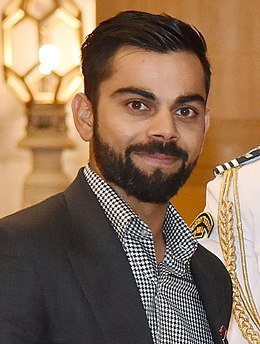
#> input picture Model/test_images/vk1.jpg, 260 x 344 px
$ jupyter execute --allow-errors Celeb_Classifier.ipynb   (shell and % lines are left out)
#> lines starting #> are read from the running program, lines starting #| are printed output that depends on the picture
[cell 1]
import numpy as np
import cv2
import matplotlib
from matplotlib import pyplot as plt

[cell 2]
img = cv2.imread('./test_images/vk1.jpg')
#> img is the input picture: shape (344, 260, 3); mean B, G, R 87.3, 111.3, 137.8
img.shape
#> Out = (344, 260, 3)

[cell 3]
# img=img_rgb
plt.imshow(img)

[cell 4]
gray = cv2.cvtColor(img, cv2.COLOR_BGR2GRAY)
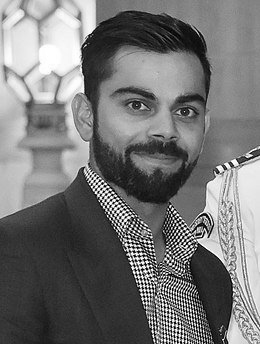
#> gray: shape (344, 260); min 0, max 255, mean 116.5

[cell 5]
face_cascade = cv2.CascadeClassifier('./opencv/haarcascades/haarcascade_frontalface_default.xml')

face = face_cascade.detectMultiScale(gray, 1.3, 5)
#> face = [[85, 50, 145, 145]]
face
#> Out = [[85, 50, 145, 145]]

[cell 6]
(x,y,w,h) = face[0]
#> x = 85; y = 50; w = 145; h = 145
x,y,w,h
#> Out = (85, 50, 145, 145)

[cell 7]
face_img = cv2.rectangle(img,(x,y),(x+w,y+h),(255,0,0),2)
plt.imshow(face_img)

[cell 8]
roi_gray = gray[y:y + h, x:x + w]
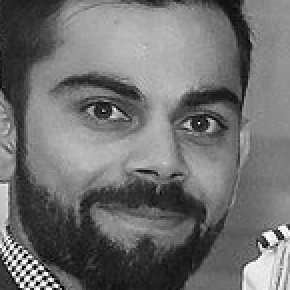
#> roi_gray: shape (145, 145) (shown 2 times larger); min 0, max 254, mean 111.3
roi_color = face_img[y:y + h, x:x + w]
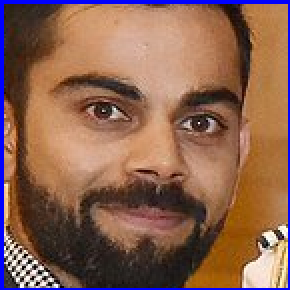
#> roi_color: shape (145, 145, 3) (shown 2 times larger); mean B, G, R 80.5, 98.3, 138.3

#> (a cell that did not finish here is left out)

#> (a cell that did not finish here is left out)

[cell 11]
plt.figure()
plt.imshow(face_img, cmap='gray')
plt.show()

[cell 12]
plt.imshow(roi_color, cmap='gray')

[cell 13]
cropped_img = np.array(roi_color)
cropped_img.shape
#> Out = (145, 145, 3)

[cell 14]
import numpy as np
import pywt
import cv2

def w2d(img, mode='haar', level=1):
#> called with mode = 'db1', level = 5
    imArray = img
    #Datatype conversions
    #convert to grayscale
    imArray = cv2.cvtColor( imArray,cv2.COLOR_RGB2GRAY )
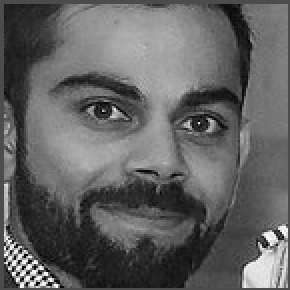
#> imArray: shape (145, 145) (shown 2 times larger); min 0, max 254, mean 97.5
    #convert to float
    imArray =  np.float32(imArray)
    imArray /= 255;
    # compute coefficients
    coeffs=pywt.wavedec2(imArray, mode, level=level)
#> coeffs = 6 items

    #Process Coefficients
    coeffs_H=list(coeffs)
#> coeffs_H = 6 items
    coeffs_H[0] *= 0;

    # reconstruction
    imArray_H=pywt.waverec2(coeffs_H, mode);
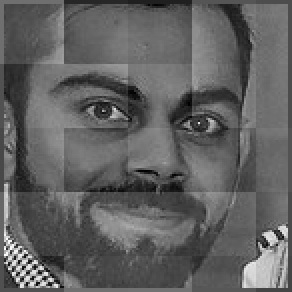
#> imArray_H: shape (146, 146) float32 (shown 2 times larger); min -0.43, max 0.725, mean 0.00923; drawn with min black and max white
    imArray_H *= 255;
    imArray_H =  np.uint8(imArray_H)
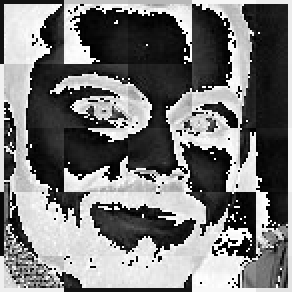
#> imArray_H: shape (146, 146) (shown 2 times larger); min 0, max 255, mean 119.2

    return imArray_H

[cell 15]
im_har = w2d(cropped_img,'db1',5)
plt.imshow(im_har, cmap='gray')

#### Lets write a python function that can take input image and returns cropped image (if face and eyes >=2 are detected)

[cell 16]
def get_cropped_image_if_2_eyes(image_path):
#> called with image_path = './test_images/vk1.jpg'
    img = cv2.imread(image_path)
    gray = cv2.cvtColor(img, cv2.COLOR_BGR2GRAY)
    faces = face_cascade.detectMultiScale(gray, 1.3, 5)
#> faces = [[85, 50, 145, 145]]
    for (x,y,w,h) in faces:
        roi_gray = gray[y:y+h, x:x+w]
        roi_color = img[y:y+h, x:x+w]
        eyes = eye_cascade.detectMultiScale(roi_gray)
        if len(eyes) >= 2:
            return roi_color
#> this loop made 1 pass
#> pass 1, in get_cropped_image_if_2_eyes, `roi_color = img[y:y+h, x:x+w]`:
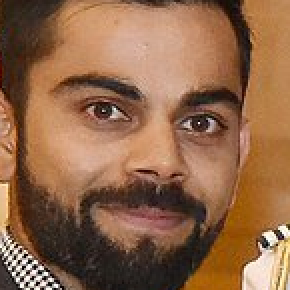
#> roi_color: shape (145, 145, 3) (shown 2 times larger); mean B, G, R 72.8, 102.3, 143.7

#> (a cell that did not finish here is left out)

**In below image face is not very clear and it doesn't have two eyes clearly visible**

[cell 18]
org_image_obstructed = cv2.imread('./test_images/sharapova2.jpg')
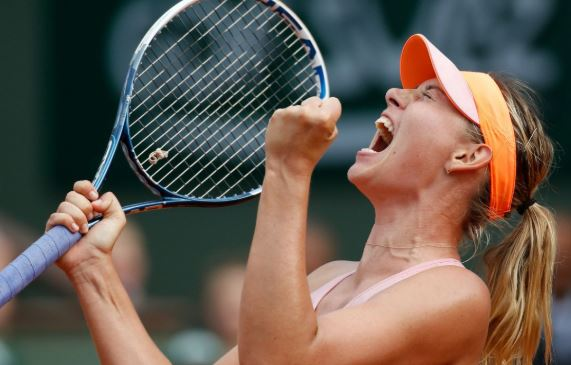
#> input picture Model/test_images/sharapova2.JPG, 571 x 365 px, found by its file name
#> org_image_obstructed is the input picture: shape (365, 571, 3); mean B, G, R 80.8, 91, 102.6
plt.imshow(org_image_obstructed)

[cell 19]
cropped_image_no_2_eyes = get_cropped_image_if_2_eyes('./test_images/sharapova2.jpg')
#> call 2 of get_cropped_image_if_2_eyes, with image_path = './test_images/sharapova2.jpg'
#> in get_cropped_image_if_2_eyes (call 2), `gray = cv2.cvtColor(img, cv2.COLOR_BGR2GRAY)`:
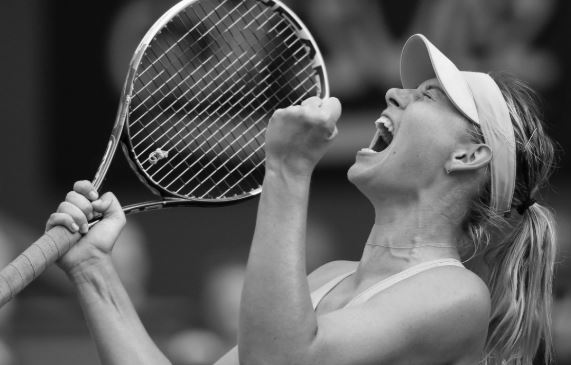
#> gray: shape (365, 571); min 0, max 254, mean 93.3
#> in get_cropped_image_if_2_eyes (call 2), `faces = face_cascade.detectMultiScale(gray, 1.3, 5)`: faces = ()
cropped_image_no_2_eyes

**Above cropped_image_no_2_eyes is None which means we should ignore this image and we will not use such image for model training**

[cell 20]
path_to_data = "./dataset/"
path_to_cr_data = "./dataset/cropped/"

[cell 21]
import os
img_dirs = []
#> (the rest of this cell did not finish here and is left out)

[cell 22]
img_dirs

**Go through all images in dataset folder and create cropped images for them. There will be cropped folder inside dataset folder after you run this code**

[cell 23]
import shutil
if os.path.exists(path_to_cr_data):
     shutil.rmtree(path_to_cr_data)
os.mkdir(path_to_cr_data)

[cell 24]
cropped_image_dirs = []
celebrity_file_names_dict = {}

for img_dir in img_dirs:
    count = 1
    celebrity_name = img_dir.split('/')[-1]
    celebrity_file_names_dict[celebrity_name] = []
    for entry in os.scandir(img_dir):
        roi_color = get_cropped_image_if_2_eyes(entry.path)
        if roi_color is not None:
            cropped_folder = path_to_cr_data + celebrity_name
            if not os.path.exists(cropped_folder):
                os.makedirs(cropped_folder)
                cropped_image_dirs.append(cropped_folder)
                print("Generating cropped images in folder: ",cropped_folder)
            cropped_file_name = celebrity_name + str(count) + ".png"
            cropped_file_path = cropped_folder + "/" + cropped_file_name
            cv2.imwrite(cropped_file_path, roi_color)
            celebrity_file_names_dict[celebrity_name].append(cropped_file_path)
            count += 1

[cell 25]
celebrity_file_names_dict = {}

for img_dir in cropped_image_dirs:
    celebrity_name = img_dir.split('/')[-1]
    file_list = []
    for entry in os.scandir(img_dir):
        file_list.append(entry.path)
    celebrity_file_names_dict[celebrity_name] = file_list
celebrity_file_names_dict

[cell 26]
class_dict = {}
count = 0
for celebrity_name in celebrity_file_names_dict.keys():
    class_dict[celebrity_name] = count
    count = count + 1
class_dict
